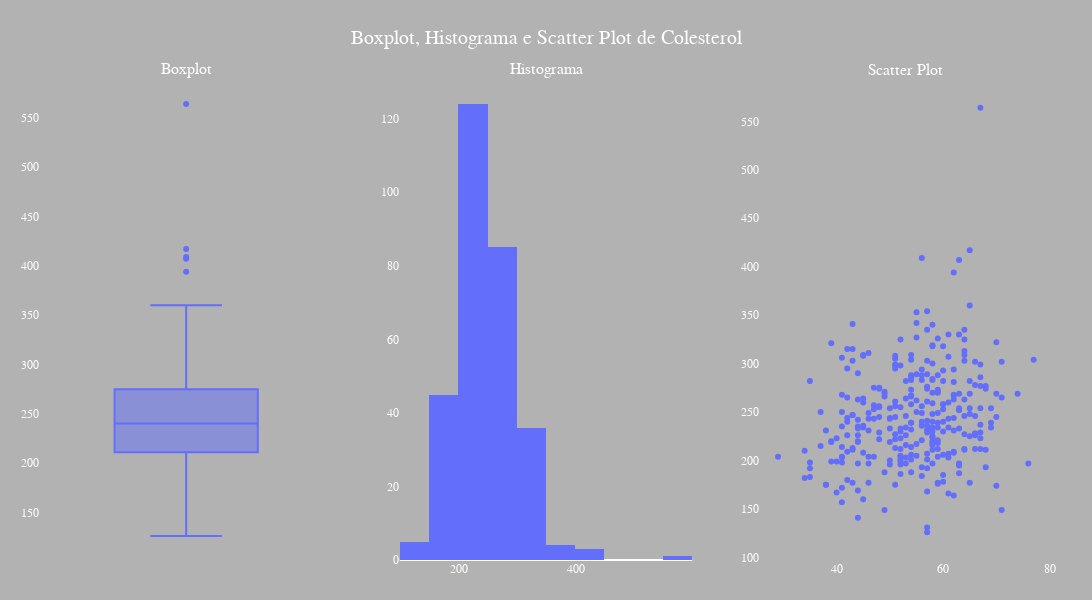

Notebook code for this chart:
### Markdown cell above
### **Conclusão**

Após a análise da coluna **trestbps** (pressão arterial em repouso), podemos concluir que:

- **Nenhum dado discrepante foi encontrado**: Não há outliers alarmantes que precisem ser removidos, considerando que, no contexto, existem pessoas com pressão arterial de até **200**. Caso houvesse um outlier extremamente discrepante, seria necessário realizar um tratamento, como substituir o valor pela **média**, **mediana** ou até mesmo removê-lo.

### Code cell
# Coluna chol

import plotly.express as px
from plotly.subplots import make_subplots

# Exibe as estatísticas de 'chol' no console
desc_chol = data["chol"].describe()
display(HTML("<span style='color: lightblue;'>Estatísticas de [chol]:</span>"))
print(desc_chol)
display(HTML("<span style='color: lightblue;'>Gráficos:</span>"))

# Cria uma figura com 3 subplots (1 linha, 3 colunas)
fig = make_subplots(
    rows=1,
    cols=3,
    subplot_titles=["Boxplot", "Histograma", "Scatter Plot"]
)

# ========== 1) BOXPLOT ==========
box_fig = px.box(
    data,
    y="chol",
    template="plotly_dark",
    labels={"chol": "Colesterol"}
)
# Adiciona o boxplot ao subplot (coluna 1)
for trace in box_fig.data:
    fig.add_trace(trace, row=1, col=1)

# ========== 2) HISTOGRAMA ==========
hist_fig = px.histogram(
    data,
    x="chol",
    nbins=20,  # Ajuste o número de bins conforme desejar
    template="plotly_dark",
    labels={"chol": "Colesterol"}
)
# Adiciona o histograma ao subplot (coluna 2)
for trace in hist_fig.data:
    fig.add_trace(trace, row=1, col=2)

# ========== 3) SCATTER PLOT ==========
# Exemplo de scatter plot relacionando 'chol' com 'age'
scatter_fig = px.scatter(
    data,
    x="age",
    y="chol",
    template="plotly_dark",
    labels={"age": "Idade", "chol": "Colesterol"}
)
# Adiciona o scatter plot ao subplot (coluna 3)
for trace in scatter_fig.data:
    fig.add_trace(trace, row=1, col=3)

# Ajustes de layout gerais
fig.update_layout(
    title={
        "text": "Boxplot, Histograma e Scatter Plot de Colesterol",
        "y": 0.95,
        "x": 0.5,
        "xanchor": "center",
        "font": {"size": 20, "color": "white"}
    },
    showlegend=False,
    width=1200,
    height=600,
    margin=dict(t=80, b=40, l=40, r=40),
    paper_bgcolor="rgba(0,0,0,0.3)",
    plot_bgcolor="rgba(0,0,0,0)",
    font=dict(family="Arial", size=12, color="white")
)

# Ajustes específicos nos eixos de cada subplot
fig.update_xaxes(showgrid=False)
fig.update_yaxes(showgrid=False)

# Exibe o gráfico
fig.show()

### Figure 1 — Plotly figure (JSON) as saved in the notebook; plotly's stock layout.template omitted (floating-point values rounded to 4 significant figures; data arrays with more than 128 entries replaced by an {"elided": "..."} marker saying what was removed)
{"data": [{"alignmentgroup": "True", "hovertemplate": "Colesterol=%{y}<extra></extra>", "legendgroup": "", "marker": {"color": "#636efa"}, "name": "", "notched": false, "offsetgroup": "", "orientation": "v", "showlegend": false, "type": "box", "x0": " ", "xaxis": "x", "y": {"elided": "303 int values"}, "y0": " ", "yaxis": "y"}, {"bingroup": "x", "hovertemplate": "Colesterol=%{x}<br>count=%{y}<extra></extra>", "legendgroup": "", "marker": {"color": "#636efa", "pattern": {"shape": ""}}, "name": "", "nbinsx": 20, "orientation": "v", "showlegend": false, "type": "histogram", "x": {"elided": "303 int values"}, "xaxis": "x2", "yaxis": "y2"}, {"hovertemplate": "Idade=%{x}<br>Colesterol=%{y}<extra></extra>", "legendgroup": "", "marker": {"color": "#636efa", "symbol": "circle"}, "mode": "markers", "name": "", "orientation": "v", "showlegend": false, "type": "scatter", "x": {"elided": "303 int values"}, "xaxis": "x3", "y": {"elided": "303 int values"}, "yaxis": "y3"}], "layout": {"annotations": [{"font": {"size": 16}, "showarrow": false, "text": "Boxplot", "x": 0.1444, "xanchor": "center", "xref": "paper", "y": 1, "yanchor": "bottom", "yref": "paper"}, {"font": {"size": 16}, "showarrow": false, "text": "Histograma", "x": 0.5, "xanchor": "center", "xref": "paper", "y": 1, "yanchor": "bottom", "yref": "paper"}, {"font": {"size": 16}, "showarrow": false, "text": "Scatter Plot", "x": 0.8556, "xanchor": "center", "xref": "paper", "y": 1, "yanchor": "bottom", "yref": "paper"}], "font": {"color": "white", "family": "Arial", "size": 12}, "height": 600, "margin": {"b": 40, "l": 40, "r": 40, "t": 80}, "paper_bgcolor": "rgba(0,0,0,0.3)", "plot_bgcolor": "rgba(0,0,0,0)", "showlegend": false, "title": {"font": {"color": "white", "size": 20}, "text": "Boxplot, Histograma e Scatter Plot de Colesterol", "x": 0.5, "xanchor": "center", "y": 0.95}, "width": 1200, "xaxis": {"anchor": "y", "domain": [0, 0.2889], "showgrid": false}, "xaxis2": {"anchor": "y2", "domain": [0.3556, 0.6444], "showgrid": false}, "xaxis3": {"anchor": "y3", "domain": [0.7111, 1], "showgrid": false}, "yaxis": {"anchor": "x", "domain": [0, 1], "showgrid": false}, "yaxis2": {"anchor": "x2", "domain": [0, 1], "showgrid": false}, "yaxis3": {"anchor": "x3", "domain": [0, 1], "showgrid": false}}}
